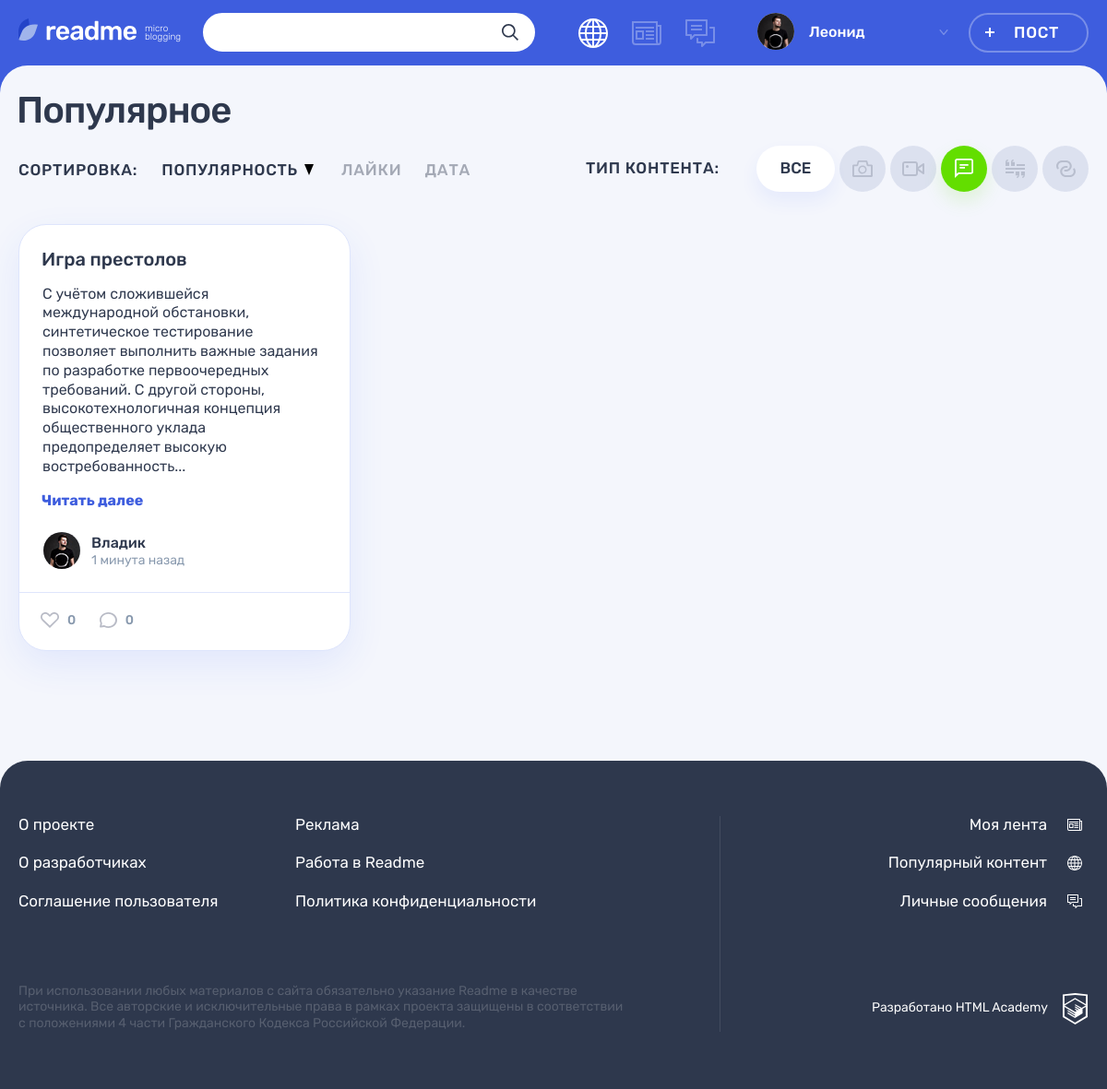
Page /index.php?type-content=3 on the committed database.
### tables this page shows
CREATE TABLE type_content (
    id INT AUTO_INCREMENT PRIMARY KEY,
    name text NOT NULL,
    class_name text NOT NULL
);

CREATE TABLE post (
    id INT AUTO_INCREMENT PRIMARY KEY,
    create_date datetime NOT NULL DEFAULT CURRENT_TIMESTAMP,
    heading char(64) NOT NULL,
    content text DEFAULT NULL,
    author_quote char(64) DEFAULT NULL,
    image char(255) DEFAULT NULL,
    video char(255) DEFAULT NULL,
    link char(255) DEFAULT NULL,
    number_views int(11) DEFAULT NULL,
    users_id int(11) NOT NULL,
    hash_id int(11) NOT NULL,
    type_content_id int(11) NOT NULL,
    FOREIGN KEY (users_id)  REFERENCES users (id),
    FOREIGN KEY (hash_id)  REFERENCES hash (id),
    FOREIGN KEY (type_content_id)  REFERENCES type_content (id)
);

CREATE TABLE users (
   id INT AUTO_INCREMENT PRIMARY KEY,
   registration_date TIMESTAMP DEFAULT CURRENT_TIMESTAMP,
   email VARCHAR(128) NOT NULL UNIQUE,
   name CHAR(255) NOT NULL,
   password CHAR(64) NOT NULL,
   avatar_path CHAR(255) NOT NULL
);

### templates/main.php (the view, shortened to what this page needs)
<section class="page__main page__main--popular">
    <div class="container">
        <h1 class="page__title page__title--popular"><?= $title ?></h1>
    </div>
    <div class="popular container">
        <div class="popular__filters-wrapper">
            <div class="popular__sorting sorting">
                <b class="popular__sorting-caption sorting__caption">Сортировка:</b>
                <ul class="popular__sorting-list sorting__list">
                    <li class="sorting__item sorting__item--popular">
                        <a class="sorting__link sorting__link--active" href="#">
                            <span>Популярность</span>
                            <svg class="sorting__icon" width="10" height="12">
                                <use xlink:href="#icon-sort"></use>
                            </svg>
                        </a>
                    </li>
                    <li class="sorting__item">
                        <a class="sorting__link" href="#">
                            <span>Лайки</span>
                        </a>
                    </li>
                    <li class="sorting__item">
                        <a class="sorting__link" href="#">
                            <span>Дата</span>
                        </a>
                    </li>
                </ul>
            </div>
            <div class="popular__filters filters">
                <b class="popular__filters-caption filters__caption">Тип контента:</b>
                <ul class="popular__filters-list  filters__list ">
                    <li class="popular__filters-item popular__filters-item--all filters__item filters__item--all ">
                        <a class="filters__button filters__button--ellipse filters__button--all filters__button--active"
                           href="index.php">
                            <span>Все</span>
                        </a>
                    </li>
                    <?php foreach ($types as $type_content) {
                        $size = [];
                        switch ($type_content['class_name']) {
                            case 'photo':
                                $size['width'] = 22;
                                $size['height'] = 18;
                                break;
                            case 'video':
                                $size = [
                                    'width' => 24,
                                    'height' => 16
                                ];
                                break;
                            case 'text':
                                $size = [
                                    'width' => 20,
                                    'height' => 21
                                ];
                                break;
                            case 'quote':
                                $size = [
                                    'width' => 21,
                                    'height' => 20
                                ];
                                break;
                            case 'link':
                                $size = [
                                    'width' => 21,
                                    'height' => 18
                                ];
                                break;
                        } ?>
                        <li class="popular__filters-item filters__item">
                            <a class="filters__button filters__button--<?= $type_content['class_name'] ?> <?= $type_content['id'] == $type_content_id ? "filters__button--active " : "" ?>button"
                               href="index.php?type-content=<?= $type_content['id'] ?>">
                                <svg class="filters__icon" width="<?= $size['width'] ?>"
                                     height="<?= $size['height'] ?>">
                                    <use xlink:href="#icon-filter-<?= $type_content['class_name'] ?>"></use>
                                </svg>
                            </a>
                        </li>
                    <?php } ?>
                </ul>
            </div>
        </div>
        <div class="popular__posts">
            <?php foreach ($posts as $key => $elem) { ?>
                <article class="popular__post post post-<?= $elem['class_name'] ?>">
                    <header class="post__header">
                        <h2><a href="post.php?post_id=<?= $elem['id'] ?>"><?= $elem['heading'] ?></a></h2>
                    </header>
                    <div class="post__main">
                        <?php
                        switch ($elem['class_name']) {
                                ?>
                            <?php case'text': ?>
                            <?php
                            $long_text = $elem['content'];
                            $short_text = cropText($long_text, 270);
                            echo $short_text; ?>
                            <?php break; ?>
                            <?php break;
                        }
                        ?>
                        <footer class="post__footer">
                            <div class="post__author">
                                <a class="post__author-link" href="#" title=
                                "<?php
                                $randomDate = generate_random_date($key);
                                $unixRandomDate = strtotime($randomDate);
                                echo date('d.m.Y H:i:s', $unixRandomDate);
                                ?>">
                                    <div class="post__avatar-wrapper">
                                        <img class="post__author-avatar" src="uploads/<?= $elem['avatar_path'] ?>"
                                             alt="Аватар пользователя">
                                    </div>
                                    <div class="post__info">
                                        <b class="post__author-name"><?= $elem['name'] ?></b>
                                        <time class="post__time" datetime="">
                                            <?php
                                            $general = time() - $unixRandomDate;
                                            echo get_time_ago($general) . ' ' . 'назад';
                                            ?></time>
                                    </div>
                                </a>
                            </div>
                            <div class="post__indicators">
                                <div class="post__buttons">
                                    <a class="post__indicator post__indicator--likes button" href="#" title="Лайк">
                                        <svg class="post__indicator-icon" width="20" height="17">
                                            <use xlink:href="#icon-heart"></use>
                                        </svg>
                                        <span>0</span>
                                    </a>
                                    <a class="post__indicator post__indicator--comments button" href="#"
                                       title="Комментарии">
                                        <svg class="post__indicator-icon" width="19" height="17">
                                            <use xlink:href="#icon-comment"></use>
                                        </svg>
                                        <span>0</span>
                                    </a>
                                </div>
                            </div>
                        </footer>
                </article>
            <?php } ?>
        </div>
</section>

### helpers.php (shortened to what this page needs)
<?php
function get_noun_plural_form(int $number, string $one, string $two, string $many): string
{
    $number = (int)$number;
    $mod10 = $number % 10;
    $mod100 = $number % 100;
    switch (true) {
        case ($mod10 === 1):
            return $one;
    }
}
function include_template($name, array $data = [])
{
    $name = 'templates/' . $name;
    extract($data);
    require $name;
    $result = ob_get_clean();
    return $result;
}
function generate_random_date($index)
{
    $deltas = [['minutes' => 59], ['hours' => 23], ['days' => 6], ['weeks' => 4], ['months' => 11]];
    $dcnt = count($deltas);
    $delta = $deltas[$index];
    $timeval = rand(1, current($delta));
    $timename = key($delta);
    $ts = strtotime("$timeval $timename ago");
    $dt = date('Y-m-d H:i:s', $ts);
    return $dt;
}
function cropText(string $text, int $number_char = 300)
{
    $split_text = explode(" ", $text);
    $word_length = 0;
    $reduction = false;
    $short_text[] = "";
    foreach ($split_text as $word) {
        $word_length += mb_strlen($word, 'utf8') + 1;
        if ($word_length >= $number_char) {
            $reduction = true;
            break;
        }
        $short_text[] = $word;
    };
    $text = implode(" ", $short_text);
    if ($reduction != false) {
        return "<p>" . $text . "..." . "</p>" . '<a class="post-text__more-link" href="post.php?post_id=2">Читать далее</a>';
    } else {
        return "<p>" . $text . "</p>";
    }
}
function get_time_ago($timeStamp)
{
    if ($timeStamp >= 60 * 60 * 24 * 365) {
        $datePast = date("Y", $timeStamp);
        return $datePast . ' ' . get_noun_plural_form($datePast, 'год', 'года', 'лет');
    } elseif ($timeStamp >= 60 * 60 * 24 * 30) {
        $datePast = date("n", $timeStamp);
        return $datePast . ' ' . get_noun_plural_form($datePast, 'месяц', 'месяца', 'месяцев');
    } elseif ($timeStamp >= 60 * 60 * 24 * 7) {
        $datePast = date("N", $timeStamp);
        return $datePast . ' ' . get_noun_plural_form($datePast, 'неделя', 'недели', 'недель');
    } elseif ($timeStamp >= 60 * 60 * 24) {
        $datePast = date("j", $timeStamp);
        return $datePast . ' ' . get_noun_plural_form($datePast, 'день', 'дня', 'дней');
    } elseif ($timeStamp >= 60 * 60) {
        $datePast = $timeStamp / 3600;
        return $datePast . ' ' . get_noun_plural_form($datePast, 'час', 'часа', 'часов');
    } elseif ($timeStamp >= 60) {
        $datePast = $timeStamp / 60;
        return $datePast . ' ' . get_noun_plural_form($datePast, 'минута', 'минуты', 'минут');
    }
}

### rows in the picture
type_content: $size['width'] 22 (drawn)
type_content: $size['width'] 24 (drawn)
type_content: $size['width'] 20 (drawn)
type_content: $size['width'] 21 (drawn)
type_content: $size['width'] 21 (drawn)
post: heading "Игра престолов", users.avatar_path (picture), users.name "Владик"

### other values in the picture
$user_name "Леонид"
$title "Популярное"
